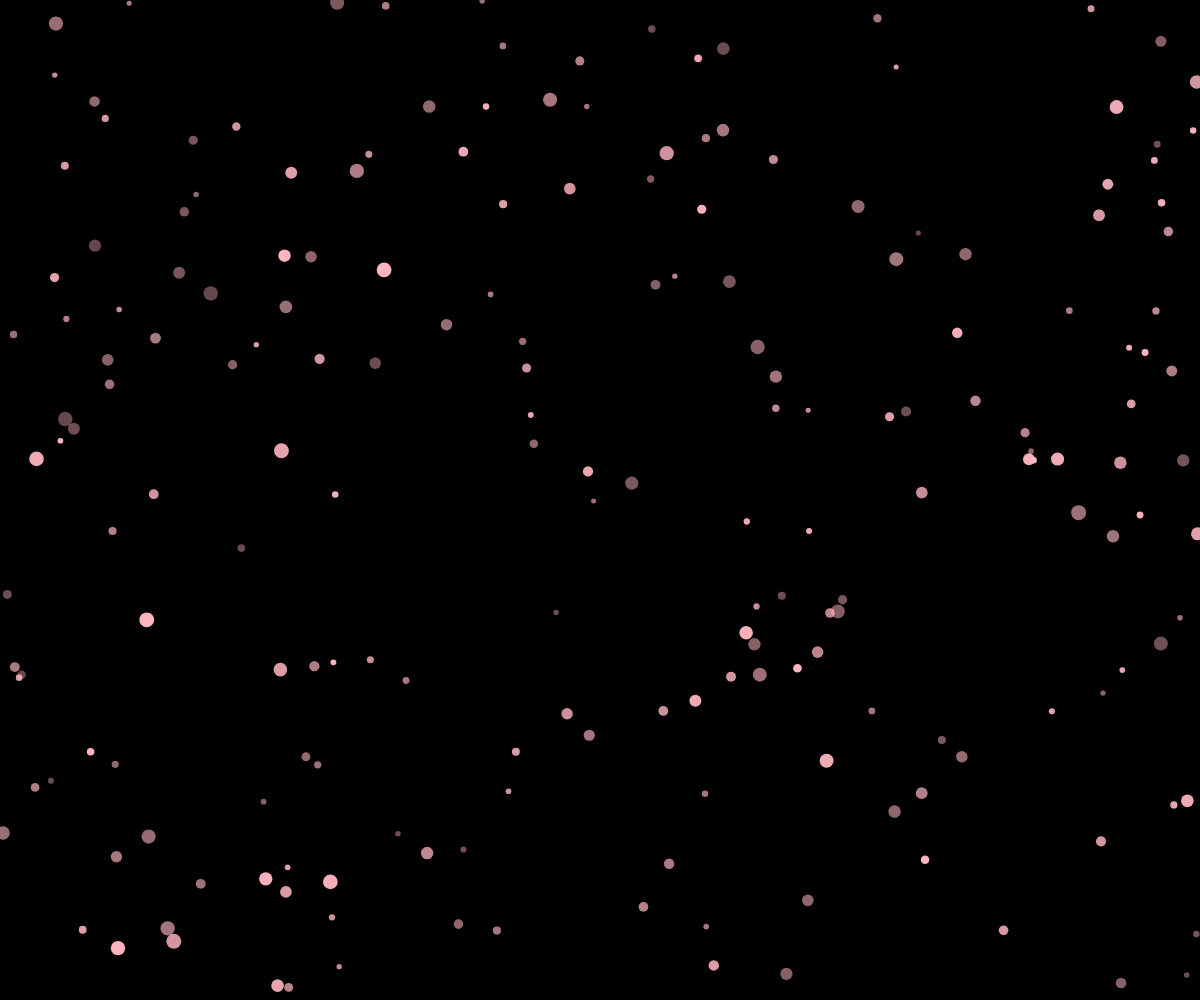
Frame 1 (no input)
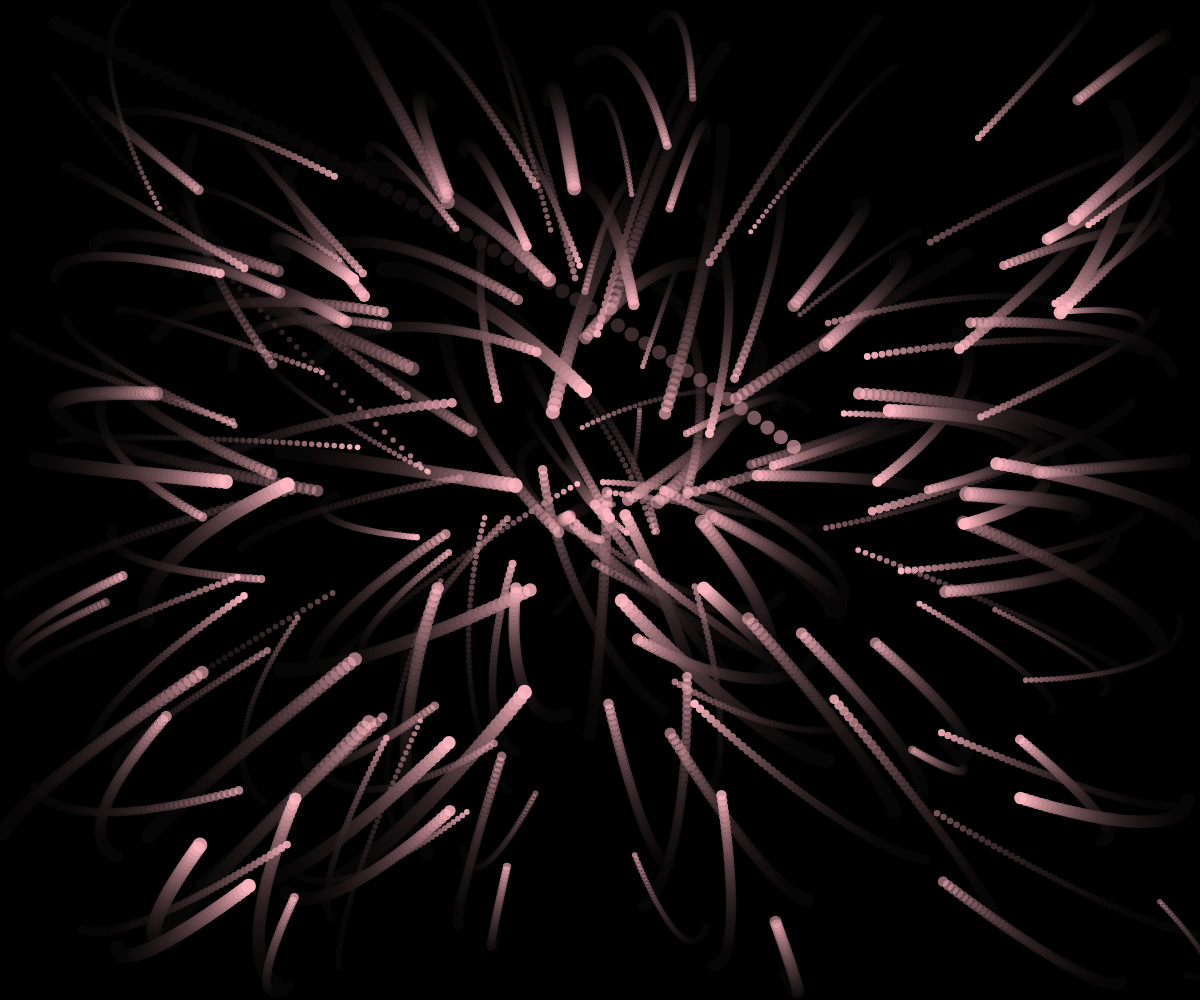
Frame 60 (no input)
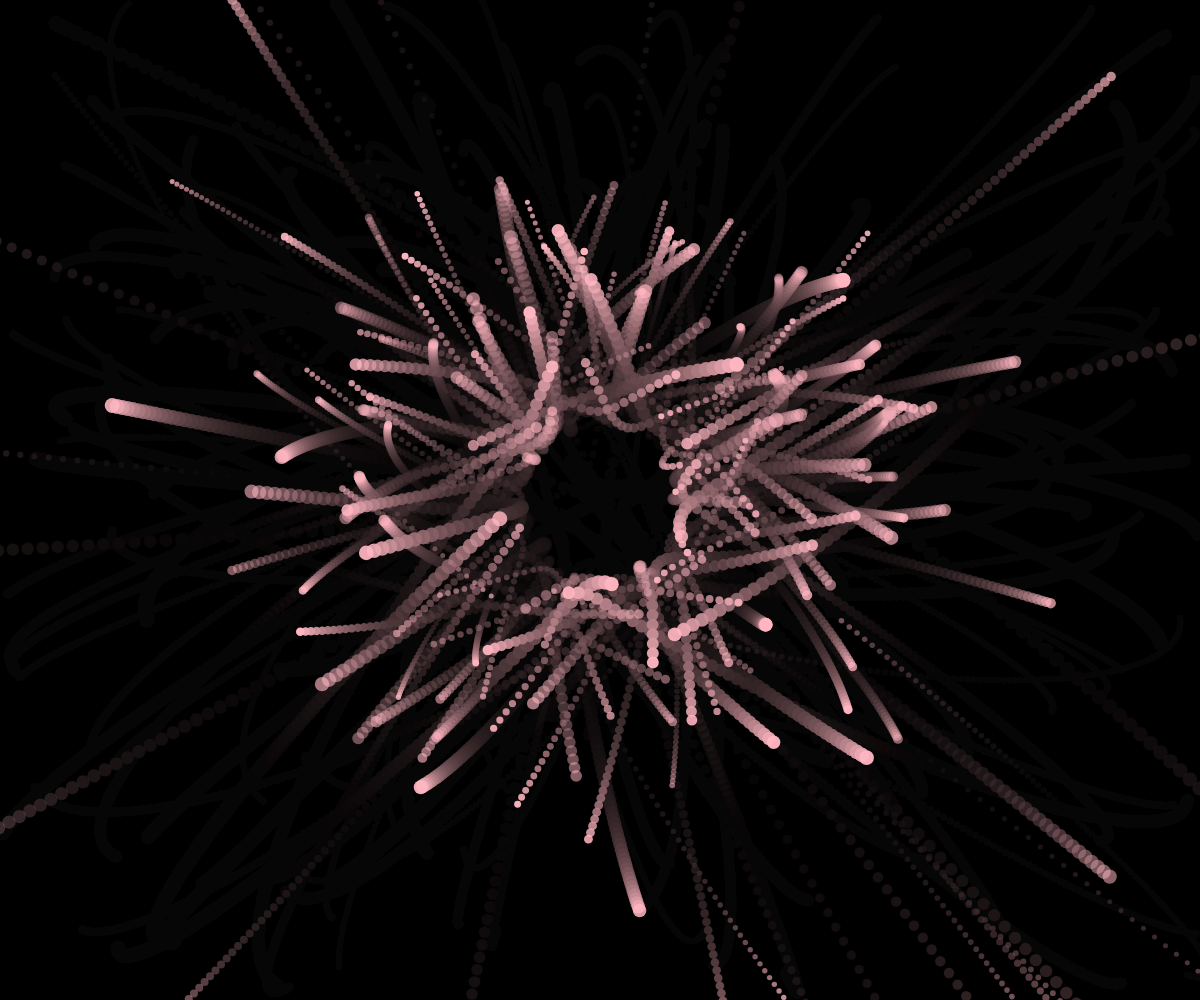
Frame 120 (the mouse pressed at the canvas centre since frame 60)

The p5.js sketch that drew these frames (run headless with seeded random() and noise() and a simulated clock; from frame 60 on, the mouse is pressed at the canvas centre):

// p5.js sketch
// ── sketch.js
let particles = [];
let numParticles = 200;
let attractor;

function setup() {
  createCanvas(windowWidth, windowHeight);
  attractor = createVector(width / 2, height / 2);
  for (let i = 0; i < numParticles; i++) {
    particles.push(new Particle(random(width), random(height)));
  }
  background(0);  
}

function draw() {
  background(0, 20);  

  for (let particle of particles) {
    let mouse = createVector(mouseX, mouseY);

    let attractionForce = p5.Vector.sub(attractor, particle.pos);
    attractionForce.setMag(0.1); // Fuerza de atracción

    let repulsionForce = p5.Vector.sub(particle.pos, mouse);
    let distance = repulsionForce.mag();
    
    if (distance < 100) {
      repulsionForce.setMag(2);  // Fuerza de repulsión más fuerte cerca del mouse
    } else {
      repulsionForce.setMag(0);  // Sin repulsión si está lejos
    }

    particle.applyForce(attractionForce);
    particle.applyForce(repulsionForce);

    particle.update();
    particle.show();
  }
}

class Particle {
  constructor(x, y) {
    this.pos = createVector(x, y);
    this.vel = createVector(random(-2, 2), random(-2, 2));
    this.acc = createVector(0, 0);
    this.radius = random(5, 15);
    this.transparency = random(100, 255);  // Algunas partículas con transparencia
  }

  applyForce(force) {
    this.acc.add(force);
  }

  update() {
    this.vel.add(this.acc);
    this.pos.add(this.vel);
    this.acc.mult(0);  // Reiniciar aceleración
  }

  show() {
    noStroke();
    fill(255, 182, 193, this.transparency);  // Color rosado pastel
    ellipse(this.pos.x, this.pos.y, this.radius);
  }
}
